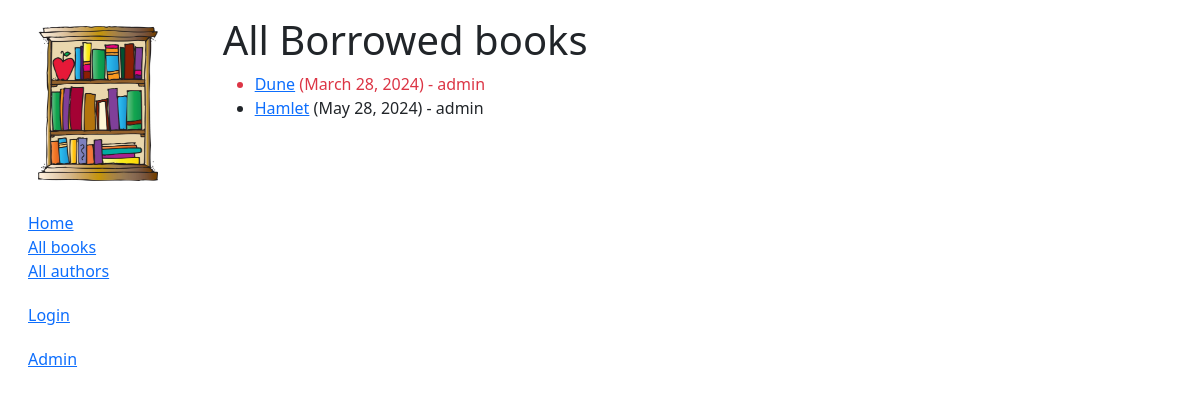
/catalog/borrowed/, run on an earlier commit of the app's database.
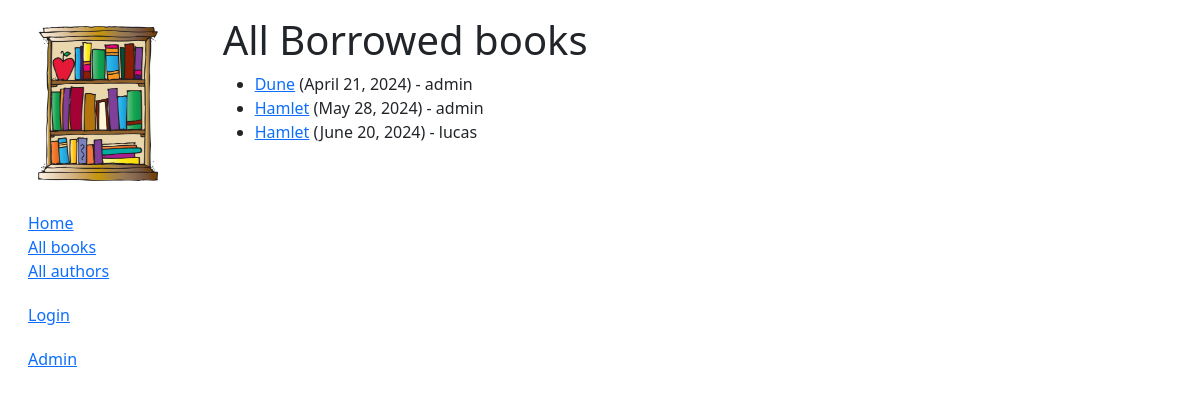
And on a later commit of the database.
### catalog/models.py (models this page shows, shortened)
class BookInstance(models.Model):
    id = models.UUIDField(primary_key=True, default=uuid.uuid4,
                          help_text="Unique ID for this particular book across whole library")
    book = models.ForeignKey('Book', on_delete=models.RESTRICT, null=True)
    imprint = models.CharField(max_length=200)
    due_back = models.DateField(null=True, blank=True)
    borrower = models.ForeignKey(
        settings.AUTH_USER_MODEL, on_delete=models.SET_NULL, null=True, blank=True)
    @property
    def is_overdue(self):
        return bool(self.due_back and date.today() > self.due_back)
    LOAN_STATUS = (
        ('d', 'Maintenance'),
        ('o', 'On loan'),
        ('a', 'Available'),
        ('r', 'Reserved'),
    )
    status = models.CharField(
        max_length=1,
        choices=LOAN_STATUS,
        blank=True,
        default='d',
        help_text='Book availability')
    class Meta:
        ordering = ['due_back']
        permissions = (("can_mark_returned", "Set book as returned"),)

class Book(models.Model):
    title = models.CharField(max_length=200)
    author = models.ForeignKey('Author', on_delete=models.RESTRICT, null=True)
    summary = models.TextField(
        max_length=1000, help_text="Enter a brief description of the book")
    isbn = models.CharField('ISBN', max_length=13,
                            unique=True,
                            help_text='13 Character <a href="https://www.isbn-international.org/content/what-isbn'
                                      '">ISBN number</a>')
    genre = models.ManyToManyField(
        Genre, help_text="Select a genre for this book")
    language = models.ForeignKey(
        'Language', on_delete=models.SET_NULL, null=True)
    class Meta:
        ordering = ['title', 'author']
    def display_genre(self):
        """Creates a string for the Genre. This is required to display genre in Admin."""
        return ', '.join([genre.name for genre in self.genre.all()[:3]])
    display_genre.short_description = 'Genre'

### catalog/views.py (the view)
# urls.py: path('borrowed/', views.LoanedBooks.as_view(), name='all-borrowed'),
class LoanedBooks(generic.ListView):
    model = BookInstance
    template_name = 'catalog/all_borrowed.html'
    def get_queryset(self):
        return (
            BookInstance.objects.filter(status='o')
        )

### catalog/templates/catalog/all_borrowed.html (shortened to what this page needs)
{% extends "base_generic.html" %}
{% block content %}
    <h1> All Borrowed books</h1>
    {% if bookinstance_list %}
    <ul>
      {% for bookinst in bookinstance_list %}
      <li class="{% if bookinst.is_overdue %}text-danger{% endif %}">
        <a href="{% url 'book-detail' bookinst.book.pk %}">{{ bookinst.book.title }}</a> ({{ bookinst.due_back }})
        - {{bookinst.borrower}}
      </li>
      {% endfor %}
    </ul>
    {% else %}
      <p>There are no books borrowed.</p>
    {% endif %}
{% endblock %}

What changed in the data, as far as the page shows it:
changed BookInstance "Dune": due_back "March 28, 2024" → "April 21, 2024"
added BookInstance: book "Hamlet", due_back "June 20, 2024", borrower "lucas"
